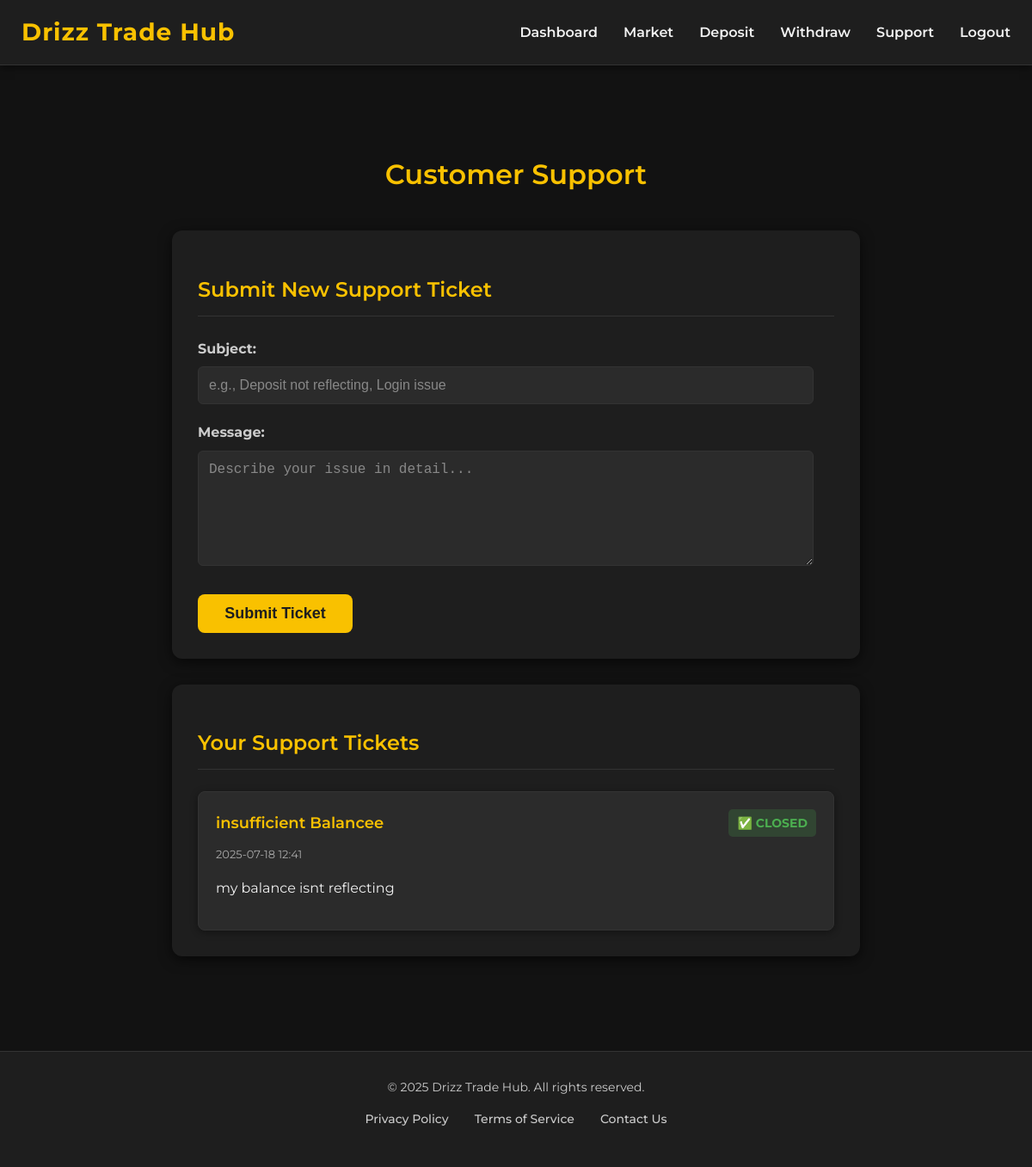
Page /support (signed in) on the committed database.
### models.py (models this page shows)
class SupportTicket(db.Model):
    id = db.Column(db.Integer, primary_key=True)
    user_id = db.Column(db.Integer, db.ForeignKey('user.id'), nullable=False)
    subject = db.Column(db.String(150), nullable=False)
    message = db.Column(db.Text, nullable=False)
    status = db.Column(db.String(20), default='open')  # open, closed, pending
    timestamp = db.Column(db.DateTime, default=datetime.utcnow)
    user = db.relationship('User', backref='tickets')

### routes.py (the view, shortened to what this page needs)
@app.route('/support', methods=['GET', 'POST'])
@login_required
def support():
    tickets = SupportTicket.query.filter_by(user_id=current_user.id).order_by(SupportTicket.timestamp.desc()).all()
    return render_template('support.html', tickets=tickets)

### app.py (called while the page is built)
@app.context_processor
def inject_user():
    return dict(current_user=current_user)

### models.py (called while the page is built)
@login_manager.user_loader
def load_user(user_id):
    return User.query.get(int(user_id))

### templates/support.html (shortened to what this page needs)
{% extends "layout.html" %}
{% block content %}
<div class="support-wrapper">
    <main class="support-main">
        <h1>Customer Support</h1>
        <section class="support-section submit-ticket-card">
            <h2>Submit New Support Ticket</h2>
            <form method="POST" class="ticket-form">
                <div class="form-group">
                    <label for="subject">Subject:</label>
                    <input type="text" id="subject" name="subject" placeholder="e.g., Deposit not reflecting, Login issue" required>
                </div>
                <div class="form-group">
                    <label for="message">Message:</label>
                    <textarea id="message" name="message" rows="6" placeholder="Describe your issue in detail..." required></textarea>
                </div>
                <button type="submit" class="submit-button">Submit Ticket</button>
            </form>
        </section>
        <section class="support-section your-tickets-card">
            <h2>Your Support Tickets</h2>
            {% if tickets %}
                <div class="ticket-list">
                    {% for ticket in tickets %}
                        <div class="ticket-item">
                            <div class="ticket-header">
                                <strong>{{ ticket.subject }}</strong>
                                <span class="ticket-status status-{{ ticket.status.lower() }}">
                                    {% if ticket.status.lower() == 'open' %}⏳ Open
                                    {% elif ticket.status.lower() == 'closed' %}✅ Closed
                                    {% elif ticket.status.lower() == 'in progress' %}⚙️ In Progress
                                    {% endif %}
                                </span>
                            </div>
                            <small class="ticket-timestamp">{{ ticket.timestamp.strftime('%Y-%m-%d %H:%M') }}</small>
                            <p class="ticket-message">{{ ticket.message }}</p>
                        </div>
                    {% endfor %}
                </div>
            {% else %}
                <p class="no-data-message">You have no support tickets yet.</p>
            {% endif %}
        </section>
    </main>
</div>
{% endblock %}

### static/css/styles.css (style rules this page uses)
body { background: #0e1117; font-family: 'Poppins', sans-serif; color: #fff; margin: 0; padding: 0; }
body { background-color: #121212; color: #f1f1f1; font-family: 'Montserrat', 'Segoe UI', Arial, sans-serif; margin: 0; padding: 0; box-sizing: border-box; line-height: 1.6; }
h1, h2, h3, h4, h5, h6 { color: #f9c100; font-family: 'Montserrat', sans-serif; font-weight: 600; }

### templates/support.html (style rules this page uses)
body { background-color: #121212; color: #f1f1f1; font-family: 'Montserrat', 'Segoe UI', Arial, sans-serif; }
.support-wrapper { display: flex; justify-content: center; padding: 40px 20px; min-height: calc(100vh - 180px); }
.support-main { flex: 1; max-width: 800px; width: 100%; }
h1 { color: #f9c100; font-size: 32px; text-align: center; margin-bottom: 40px; }
h2 { color: #f9c100; font-size: 24px; margin-bottom: 25px; border-bottom: 1px solid #333; padding-bottom: 10px; text-align: left; }
.support-section { background-color: #1e1e1e; border-radius: 12px; padding: 30px; margin-bottom: 30px; box-shadow: 0 4px 15px rgba(0,0,0,0.6); transition: transform 0.2s ease-in-out, box-shadow 0.2s ease-in-out; }
.ticket-form { margin-top: 20px; }
.form-group { margin-bottom: 20px; }
.form-group label { display: block; margin-bottom: 8px; font-weight: bold; color: #ccc; }
.form-group input[type="text"], .form-group textarea { width: calc(100% - 24px); padding: 12px; border: 1px solid #333; border-radius: 6px; background-color: #2b2b2b; color: #f1f1f1; font-size: 16px; box-sizing: border-box; resize: vertical; }
.form-group input::placeholder, .form-group textarea::placeholder { color: #888; }
.submit-button { display: block; width: auto; min-width: 180px; margin-top: 25px; background-color: #f9c100; color: #1e1e1e; border: none; padding: 12px 25px; border-radius: 8px; cursor: pointer; font-weight: bold; font-size: 18px; transition: background-color 0.2s ease, transform 0.2s ease; text-align: center; }
.ticket-list { display: flex; flex-direction: column; gap: 20px; margin-top: 20px; }
.ticket-item { background-color: #2b2b2b; border-radius: 8px; padding: 20px; box-shadow: 0 2px 8px rgba(0,0,0,0.4); border: 1px solid #333; position: relative; }
.ticket-header { display: flex; justify-content: space-between; align-items: center; margin-bottom: 10px; }
.ticket-item strong { color: #f9c100; font-size: 18px; font-weight: 600; }
.ticket-status { padding: 5px 10px; border-radius: 5px; font-size: 14px; font-weight: bold; text-transform: uppercase; }
.status-closed { background-color: rgba(76, 175, 80, 0.2); color: #4CAF50; }
.ticket-timestamp { display: block; color: #aaa; font-size: 13px; margin-bottom: 15px; }
.ticket-message { color: #f1f1f1; margin-bottom: 15px; line-height: 1.6; white-space: pre-wrap; }

### rows in the picture
SupportTicket: subject "insufficient Balancee", status "✅ CLOSED", timestamp "2025-07-18 12:41", message "my balance isnt reflecting"
